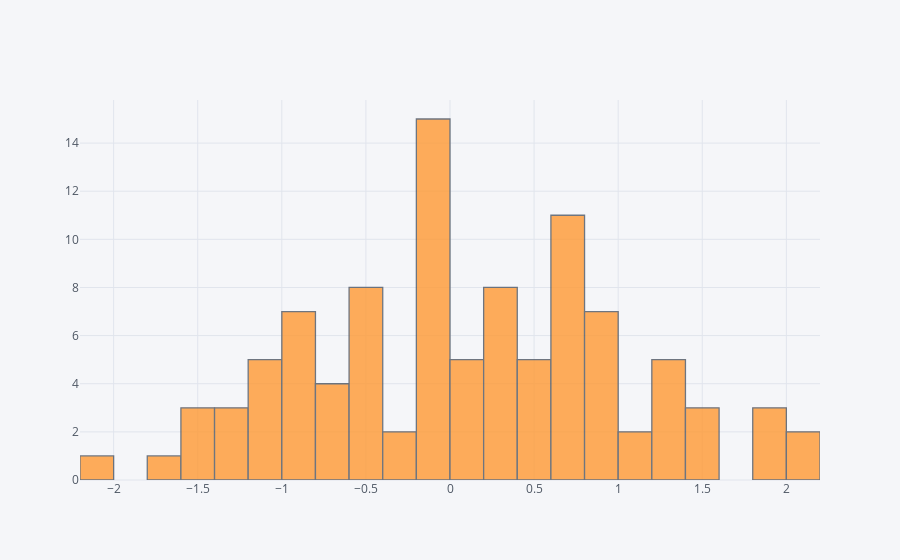

Notebook cell for this chart:
### Markdown cell above
## histogram

### Code cell
df['A'].iplot(kind='hist',bins=25)

### Figure 1 — Plotly figure (JSON) as saved in the notebook; plotly's stock layout.template omitted (floating-point values rounded to 4 significant figures)
{"data": [{"histfunc": "count", "histnorm": "", "marker": {"color": "rgba(255, 153, 51, 1.0)", "line": {"color": "#4D5663", "width": 1.3}}, "name": "A", "nbinsx": 25, "opacity": 0.8, "orientation": "v", "type": "histogram", "uid": "fc1d292f-667b-4949-a7d1-37120804f7d9", "x": [-2.022, 1.819, 1.892, 1.543, 0.9712, -0.9497, -0.4231, 0.2056, 0.3063, 0.4797, 1.171, 1.546, 0.4425, -0.01993, 0.7103, 0.6612, -0.039, -1.363, -0.7852, -0.5417, -0.4865, 0.7807, -0.1467, 2.159, 0.1258, -1.661, -0.3765, -0.459, -1.151, -0.449, 0.6854, 0.4365, 1.288, -0.02544, -0.6766, 0.337, -0.01155, 0.1439, 1.571, -0.4983, -0.8636, -0.6151, 0.2013, -0.6995, 2.182, 0.5158, -1.126, -0.1218, 0.7467, 0.3568, -0.5604, -1.584, -0.05107, -1.157, 0.8701, 0.6529, 1.237, -1.134, 1.106, 0.7265, -0.01363, 0.2921, 0.8363, -1.474, -0.8765, 0.6602, -1.184, -0.349, -1.27, -1.54, 0.2197, -0.01981, 0.7293, 0.01767, 1.355, -0.009385, 0.2354, 1.278, -0.8069, 0.8157, 0.7455, 0.1053, -0.09573, 0.9011, 1.299, 0.7074, 0.1304, -0.4209, -1.226, 1.837, 0.9001, -0.8944, -0.8864, -0.1323, -0.9191, 0.8748, -0.123, 0.5172, -0.03183, -0.06902]}], "layout": {"barmode": "overlay", "legend": {"bgcolor": "#F5F6F9", "font": {"color": "#4D5663"}}, "paper_bgcolor": "#F5F6F9", "plot_bgcolor": "#F5F6F9", "title": {"font": {"color": "#4D5663"}}, "xaxis": {"gridcolor": "#E1E5ED", "showgrid": true, "tickfont": {"color": "#4D5663"}, "title": {"font": {"color": "#4D5663"}, "text": ""}, "zerolinecolor": "#E1E5ED"}, "yaxis": {"gridcolor": "#E1E5ED", "showgrid": true, "tickfont": {"color": "#4D5663"}, "title": {"font": {"color": "#4D5663"}, "text": ""}, "zerolinecolor": "#E1E5ED"}}}
